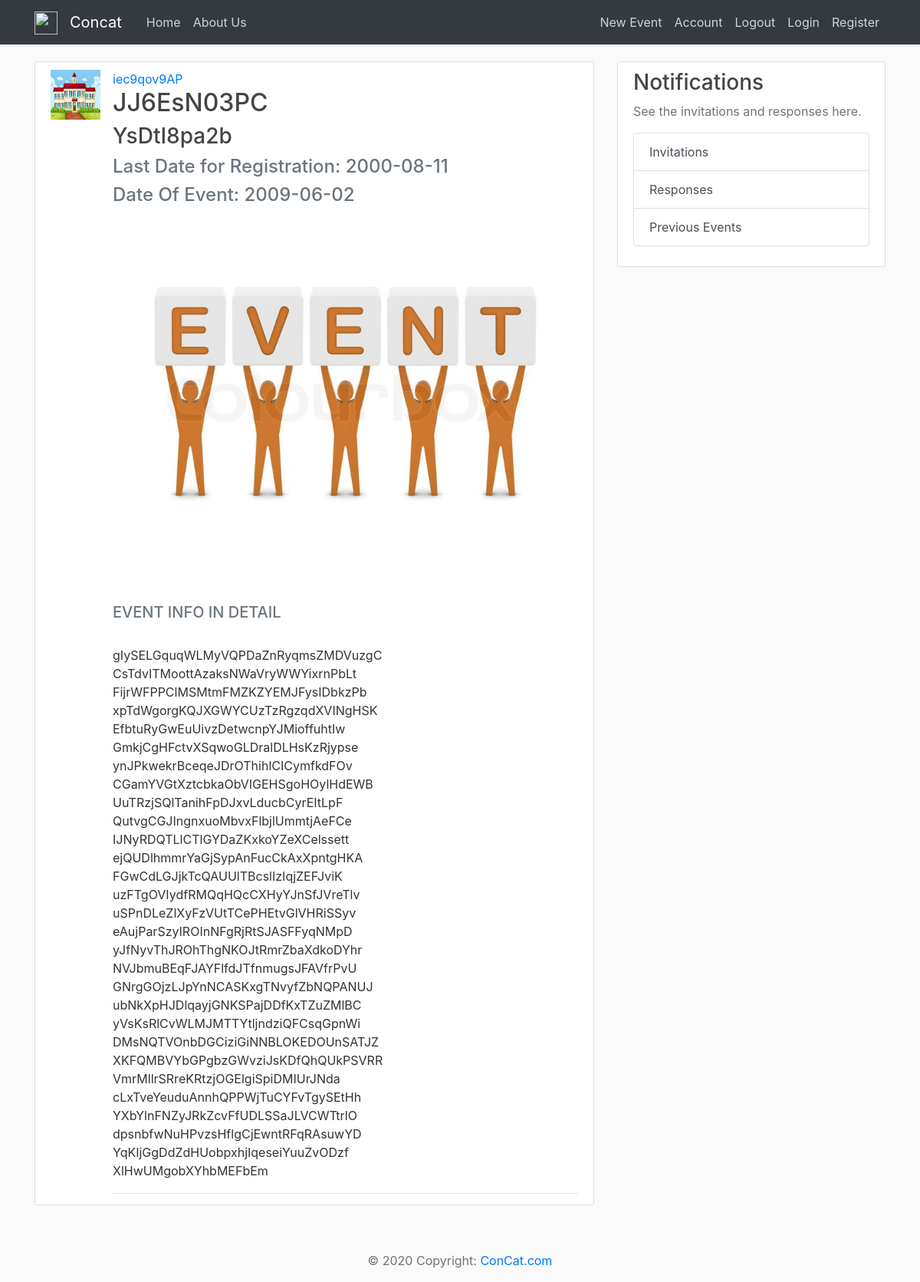
Screenshot of /event/1 with the database file from the repository.
### FlaskApp/models.py (models this page shows, shortened)
class Institute(db.Model):
	id = db.Column(db.Integer , primary_key = True)
	ins_name = db.Column(db.String(70),unique = True,nullable = False)
	admin_name = db.Column(db.String(50),unique = True,nullable = False)
	address = db.Column(db.String(100),unique = True,nullable=False)
	mobile_no = db.Column(db.Integer,unique = True,nullable=False)
	no_of_students = db.Column(db.Integer,nullable=False)
	no_of_staff = db.Column(db.Integer,nullable=False)
	email = db.Column(db.String(120),unique = True,nullable = False)
	password = db.Column(db.String(60),nullable=False)
	scope = db.Column(db.String(200),nullable=False)
	ins_img = db.Column(db.String(20), default='default.jpg')
	posts = db.relationship('Event',backref='host',lazy=True)

class Event(db.Model):
	id = db.Column(db.Integer , primary_key = True)
	title = db.Column(db.String(70),unique = True,nullable = False)
	short_disc = db.Column(db.String(150),unique = True,nullable = False)
	long_disc = db.Column(db.String(2000),unique = True,nullable=False)
	poster = db.Column(db.String(20), default='default.jpg')
	reg_last_date = db.Column(db.DateTime , nullable=False)
	event_date = db.Column(db.DateTime , nullable=False)
	ins_id = db.Column(db.Integer,db.ForeignKey('institute.id'),nullable=False)

### FlaskApp/routes.py (the view)
@app.route("/event/<int:event_id>")
def event(event_id):
		event = Event.query.get_or_404(event_id)
		return render_template('event.html',title=event.title , event = event)

### FlaskApp/templates/event.html
{% extends "layout.html" %}
{% block content %}
<article class="media content-section">
  <img class = "rounded_circle article-img" src="{{ url_for('static' , filename = 'ins_profiles/'+event.host.ins_img) }} ">
  <div class="media-body">
    <div class="article-metadata">
      <a class="mr-2" href="{{ url_for('institute_info' , ins_id = event.host.id ) }}">{{ event.host.ins_name }}</a>
    <h2 class="article-title">{{ event.title }}</h2>
    <h3 class="article-content">{{ event.short_disc }}</h3>
    <h4 class="text-muted">Last Date for Registration: {{ event.reg_last_date.strftime('%Y-%m-%d') }}</h4>
    <h4 class="text-muted">Date Of Event: {{ event.event_date.strftime('%Y-%m-%d') }}</h4>
    <figure class="figure">
    <img src="{{ url_for('static',filename='event_posters/'+event.poster) }}" class="figure-img img-fluid rounded">
    </figure>
    <h5 class="text-muted">EVENT INFO IN DETAIL</h5>
    <p class="article-content">{{ event.long_disc }}</p>
    </div>
  </div>
</article>
{% endblock content %}

### FlaskApp/templates/layout.html (shortened to what this page needs)
<!DOCTYPE html>
<html>
<head>
    <link rel="stylesheet" href="https://maxcdn.bootstrapcdn.com/bootstrap/4.0.0/css/bootstrap.min.css">
    <link rel="stylesheet" type="text/css" href="../static/main.css">
	</head>
	<body>
		<header class="site-header">
	      	<nav class="navbar navbar-expand-md navbar-dark bg-dark fixed-top">
	        <div class="container">
			  <a class="navbar-brand" href="/">
			    <img src="#" width="30" height="30" alt="">
			  </a>
	          <a class="navbar-brand mr-4" href="/">Concat</a>
	          	<div class="collapse navbar-collapse" id="navbarToggle">
	            	<div class="navbar-nav mr-auto">
	             	 	<a class="nav-item nav-link" href="{{ url_for('home') }}">Home</a>
	              		<a class="nav-item nav-link" href="{{ url_for('about') }}">About Us</a>
	            	</div>
	            	<div class="navbar-nav">
	                	<a class="nav-item nav-link" href="{{ url_for('create_post') }}">New Event</a>
	                	<a class="nav-item nav-link" href="{{ url_for('account') }}">Account</a>
	                	<a class="nav-item nav-link" href="{{ url_for('logout') }}">Logout</a>
	                	<a class="nav-item nav-link" href="{{ url_for('login') }}">Login</a>
	                	<a class="nav-item nav-link" href="{{ url_for('register') }}">Register</a>
	            	</div>
	          	</div>
	        </div>
	      	</nav>
	    </header>
	    <main role="main" class="container">
		    <div class="row">
		        <div class="col-md-8">
		        	{% block content %}{% endblock %}
		        </div>
			    <div class="col-md-4">
		          <div class="content-section">
		            <h3>Notifications</h3>
		            <p class='text-muted'>See the invitations and responses here.
		              	<div class="list-group">
						  <a href="#" class="list-group-item list-group-item-action">
						    Invitations
						  </a>
						  <a href="#" class="list-group-item list-group-item-action">
						  	Responses
						  </a>
						  <a href="#" class="list-group-item list-group-item-action">
						  	Previous Events
						  </a>
						</div>
		            </p>
		          </div>
		        </div>
		    </div>
		</main>
		<footer class="page-footer font-small blue pt-4">
			<div class="footer-copyright text-center py-3">
				<span class="text-muted">© 2020 Copyright: </span>
				<span><a href="#">ConCat.com</a></span>
			</div>
		</footer>
	</body>
	</html>

### FlaskApp/static/main.css (style rules this page uses)
body { background: #fafafa; color: #333333; margin-top: 5rem; }
h1, h2, h3, h4, h5, h6 { color: #444444; }
.site-header .navbar-nav .nav-link { color: #cbd5db; }
.content-section { background: #ffffff; padding: 10px 20px; border: 1px solid #dddddd; border-radius: 3px; margin-bottom: 20px; }
.article-title { color: #444444; }
.article-content { white-space: pre-line; }
.article-img { height: 65px; width: 65px; margin-right: 16px; }
.article-metadata { padding-bottom: 1px; margin-bottom: 4px; border-bottom: 1px solid #e3e3e3 }

### rows the page displays
Institute: ins_img (placeholder picture), host.ins_name "iec9qov9AP"
Event: title "JJ6EsN03PC", short_disc "YsDtI8pa2b", reg_last_date "2000-08-11", event_date "2009-06-02", poster (placeholder picture), long_disc "gIySELGquqWLMyVQPDaZnRyqmsZMDVuzgC CsTdvITMoottAzaksNWaVryWWYixrnPbLt FijrWFPPClMSMtmFMZKZYEMJFysIDbkzPb xpTdWgorgKQJXGWYCUzTzRgzqdXVINgHSK EfbtuRyGwEuUivzDetwcnpYJMioffuhtIw GmkjCgHFctvXSqwoGLDralDLHsKzRjypse ynJPkwekrBceqeJDrOThihlCICymfkdFOv CGamYVGtXztcbkaObVIGEHSgoHOylHdEWB UuTRzjSQlTanihFpDJxvLducbCyrEItLpF QutvgCGJIngnxuoMbvxFlbjlUmmtjAeFCe IJNyRDQTLlCTlGYDaZKxkoYZeXCelssett ejQUDlhmmrYaGjSypAnFucCkAxXpntgHKA FGwCdLGJjkTcQAUUlTBcslIzIqjZEFJviK uzFTgOVIydfRMQqHQcCXHyYJnSfJVreTlv uSPnDLeZlXyFzVUtTCePHEtvGlVHRiSSyv eAujParSzyIROInNFgRjRtSJASFFyqNMpD yJfNyvThJROhThgNKOJtRmrZbaXdkoDYhr NVJbmuBEqFJAYFlfdJTfnmugsJFAVfrPvU GNrgGOjzLJpYnNCASKxgTNvyfZbNQPANUJ ubNkXpHJDlqayjGNKSPajDDfKxTZuZMlBC…"
